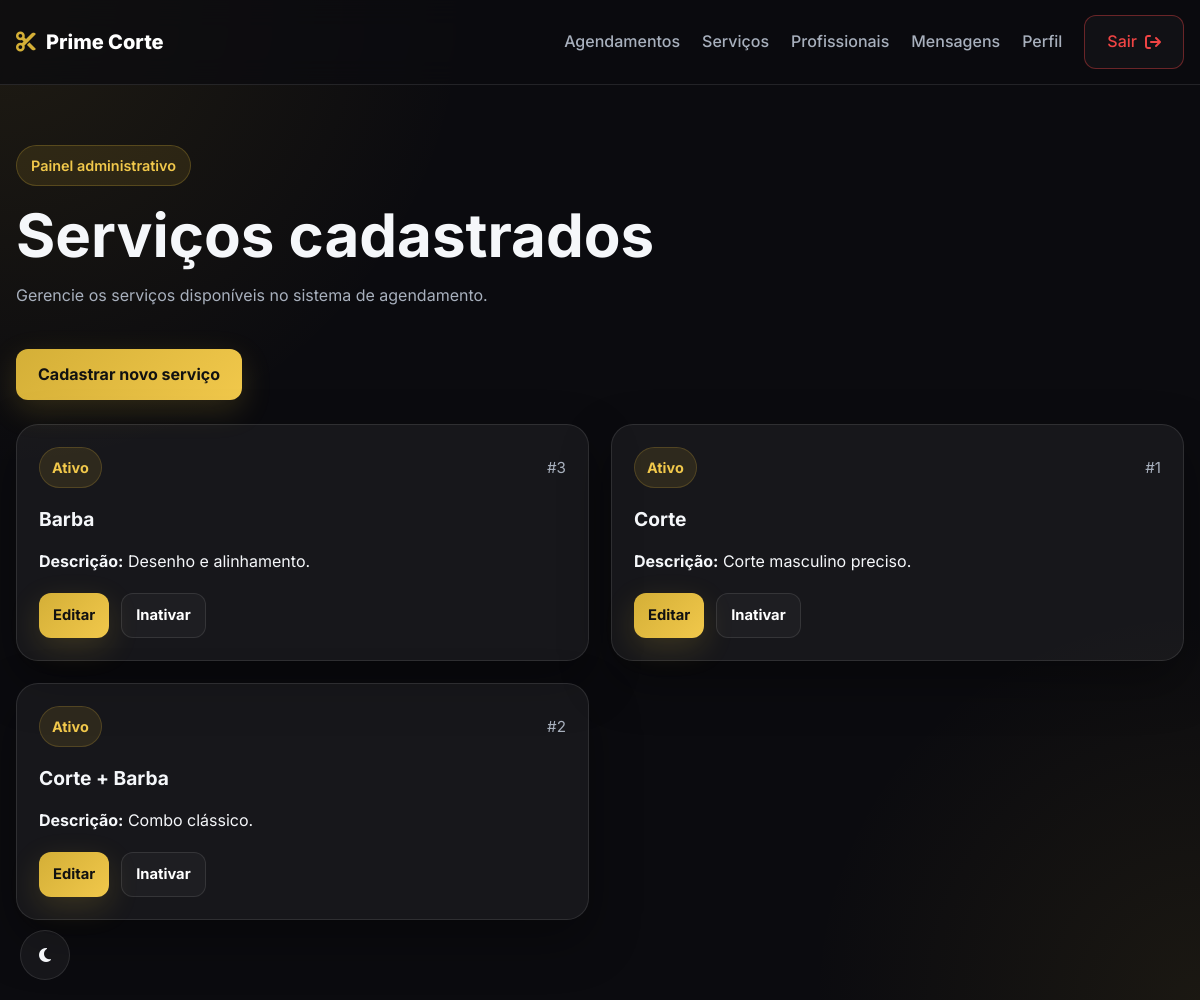
Page /admin/servicos (signed in) on the committed database.
### tables this page shows
CREATE TABLE services (
            id INTEGER PRIMARY KEY AUTOINCREMENT,
            nome TEXT NOT NULL UNIQUE,
            descricao TEXT,
            valor REAL NOT NULL DEFAULT 0.0,
            ativo INTEGER NOT NULL DEFAULT 1,
            created_at TIMESTAMP DEFAULT CURRENT_TIMESTAMP
        );

### app.py (the view)
@app.route("/admin/servicos")
def admin_servicos():
    if not admin_logado(): return redirect(url_for("login"))
    return render_template("admin/servicos.html", servicos=buscar_servicos(apenas_ativos=False))

### app.py (called while the page is built)
def admin_logado(): return "user_id" in session and session.get("user_tipo") == "admin"

def buscar_servicos(apenas_ativos=True):
    conn = get_connection(); cursor = conn.cursor()
    if apenas_ativos:
        cursor.execute("SELECT id, nome, descricao, valor, ativo FROM services WHERE ativo = 1 ORDER BY nome ASC")
    else:
        cursor.execute("SELECT id, nome, descricao, valor, ativo FROM services ORDER BY nome ASC")
    servicos = cursor.fetchall(); conn.close()
    return servicos

### database.py (called while the page is built)
def get_connection():
    DB_DIR.mkdir(exist_ok=True)
    conn = sqlite3.connect(DB_PATH)
    conn.row_factory = sqlite3.Row
    return conn

### templates/admin/servicos.html (shortened to what this page needs)
{% extends "base.html" %}
{% block content %}
<header class="header">
    <div class="container nav">
        <div class="logo">
            <i class="fa-solid fa-scissors"></i>
            <span>Prime Corte</span>
        </div>
        <nav class="nav-menu" id="nav-menu">
            {% if session.user_tipo == 'admin' %}
                <a href="/admin/agendamentos">Agendamentos</a>
                <a href="/admin/servicos">Serviços</a>
                <a href="/admin/profissionais">Profissionais</a>
            {% else %}
                <a href="/">Início</a>
                <a href="/agendar">Agendar</a>
                <a href="/cliente/agendamentos">Meus Agendamentos</a>
            {% endif %}
            <a href="/mensagens">Mensagens</a>
            <a href="/perfil">Perfil</a>
            <a href="/logout" class="btn-nav-outline exit-btn">Sair <i class="fa-solid fa-arrow-right-from-bracket"></i></a>
        </nav>
    </div>
</header>
<main class="dashboard-page">
    <section class="schedule-hero">
        <div class="container">
            <div class="schedule-hero-content">
                <span class="section-tag">Painel administrativo</span>
                <h1>Serviços cadastrados</h1>
                <p>Gerencie os serviços disponíveis no sistema de agendamento.</p>
            </div>
        </div>
    </section>
    <section class="schedule-section">
        <div class="container">
            <div class="dashboard-actions">
                <a href="/admin/servicos/novo" class="btn-primary">Cadastrar novo serviço</a>
            </div>
            <div class="dashboard-grid">
                {% if servicos %}
                    {% for servico in servicos %}
                        <div class="dashboard-card">
                            <div class="dashboard-card-top">
                                <span class="dashboard-badge">
                                    {% if servico.ativo == 1 %}ativo{% else %}inativo{% endif %}
                                </span>
                                <span class="dashboard-id">#{{ servico.id }}</span>
                            </div>
                            <h3>{{ servico.nome }}</h3>
                            <p><strong>Descrição:</strong> {{ servico.descricao if servico.descricao else "Sem descrição" }}</p>
                            <div class="dashboard-card-actions">
                                <a href="/admin/servicos/editar/{{ servico.id }}" class="btn-primary small-btn">Editar</a>
                                {% if servico.ativo == 1 %}
                                    <a href="/admin/servicos/inativar/{{ servico.id }}" class="btn-secondary small-btn">Inativar</a>
                                {% else %}
                                    <a href="/admin/servicos/reativar/{{ servico.id }}" class="btn-secondary small-btn">Reativar</a>
                                {% endif %}
                            </div>
                        </div>
                    {% endfor %}
                {% else %}
                    <div class="empty-box">
                        <h3>Nenhum serviço cadastrado.</h3>
                        <p>Cadastre serviços para aparecerem no agendamento.</p>
                    </div>
                {% endif %}
            </div>
        </div>
    </section>
</main>
{% endblock %}

### static/css/style.css (style rules this page uses)
:root { --bg: #0b0b0f; --bg-soft: #121219; --bg-card: rgba(255, 255, 255, 0.05); --line: rgba(255, 255, 255, 0.10); --text: #f5f7fa; --muted: #a8b0bd; --gold: #d4af37; --gold-strong: #f1c84b; --white: #ffffff; --shadow: 0 20px 50px rgba(0, 0, 0, 0.35); --radius-xl: 24px; --radius-lg: 18px; --radius-md: 14px; --container: 1200px; }
* { margin: 0; padding: 0; box-sizing: border-box; }
html { scroll-behavior: smooth; }
body { font-family: 'Inter', sans-serif; background: radial-gradient(circle at top left, rgba(212, 175, 55, 0.10), transparent 30%), radial-gradient(circle at bottom right, rgba(212, 175, 55, 0.08), transparent 25%), var(--bg); color: var(--text); line-height: 1.6; }
a { text-decoration: none; color: inherit; }
.container { width: min(100% - 32px, var(--container)); margin: 0 auto; }
.section-tag, .tag { display: inline-flex; align-items: center; gap: 8px; padding: 8px 14px; border-radius: 999px; background: rgba(212, 175, 55, 0.12); color: var(--gold-strong); border: 1px solid rgba(212, 175, 55, 0.25); font-size: 0.9rem; font-weight: 600; margin-bottom: 18px; }
.header { position: sticky; top: 0; z-index: 999; backdrop-filter: blur(14px); background: rgba(11, 11, 15, 0.75); border-bottom: 1px solid var(--line); }
.nav { min-height: 84px; display: flex; align-items: center; justify-content: space-between; gap: 20px; }
.logo { display: flex; align-items: center; gap: 10px; font-size: 1.25rem; font-weight: 800; color: var(--white); }
.logo i { color: var(--gold); }
.nav-menu { display: flex; align-items: center; gap: 22px; }
.nav-menu a { color: var(--muted); font-weight: 500; transition: 0.25s ease; }
.btn-nav, .btn-nav-outline, .btn-primary, .btn-secondary { display: inline-flex; align-items: center; justify-content: center; padding: 13px 22px; border-radius: 12px; font-weight: 700; transition: 0.25s ease; }
.btn-nav, .btn-primary { background: linear-gradient(135deg, var(--gold), var(--gold-strong)); color: #111; box-shadow: 0 10px 30px rgba(212, 175, 55, 0.18); }
.btn-nav-outline, .btn-secondary { border: 1px solid var(--line); color: var(--white); background: rgba(255, 255, 255, 0.03); }
.schedule-hero { padding: 60px 0 20px; }
.schedule-hero-content { max-width: 760px; }
.schedule-hero-content h1 { font-size: clamp(2.3rem, 5vw, 4rem); line-height: 1.05; margin-bottom: 16px; }
.schedule-hero-content p { color: var(--muted); max-width: 680px; }
.schedule-section { padding: 20px 0 0; }
.dashboard-page { padding-bottom: 80px; }
.dashboard-actions { margin-bottom: 24px; }
.dashboard-grid { display: grid; grid-template-columns: repeat(2, 1fr); gap: 22px; }
.dashboard-card { background: var(--bg-card); border: 1px solid var(--line); border-radius: 22px; padding: 22px; box-shadow: var(--shadow); }
.dashboard-card h3 { margin-bottom: 14px; font-size: 1.2rem; }
.dashboard-card p { color: var(--text); margin-bottom: 8px; }
.dashboard-card-top { display: flex; align-items: center; justify-content: space-between; gap: 12px; margin-bottom: 16px; }
.dashboard-badge { display: inline-flex; padding: 8px 12px; border-radius: 999px; background: rgba(212, 175, 55, 0.12); color: var(--gold-strong); border: 1px solid rgba(212, 175, 55, 0.22); font-size: 0.9rem; font-weight: 700; text-transform: capitalize; }
.dashboard-id { color: var(--muted); font-size: 0.95rem; }
.dashboard-card-actions { margin-top: 18px; display: flex; gap: 12px; }
.small-btn { padding: 10px 14px; font-size: 0.92rem; }
.dashboard-card-actions { flex-wrap: wrap; }
.exit-btn { border-color: rgba(239, 68, 68, 0.4) !important; color: #ef4444 !important; display: inline-flex; align-items: center; gap: 8px; }

### rows in the picture
services: ativo "Ativo", id "3", nome "Barba", descricao "Desenho e alinhamento."
services: ativo "Ativo", id "1", nome "Corte", descricao "Corte masculino preciso."
services: ativo "Ativo", id "2", nome "Corte + Barba", descricao "Combo clássico."
